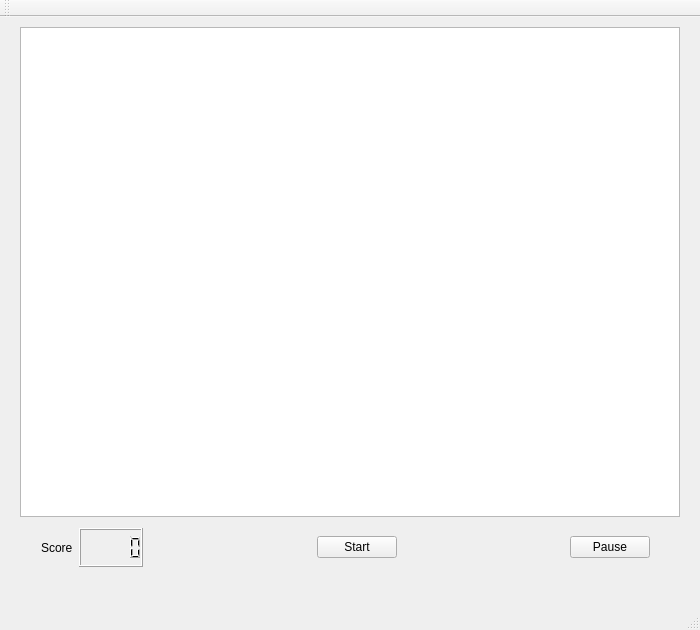
<?xml version="1.0" encoding="UTF-8"?>
<ui version="4.0">
 <class>MainWindow</class>
 <widget class="QMainWindow" name="MainWindow">
  <property name="geometry">
   <rect>
    <x>0</x>
    <y>0</y>
    <width>700</width>
    <height>630</height>
   </rect>
  </property>
  <property name="windowTitle">
   <string>Whack A Mole</string>
  </property>
  <property name="windowIcon">
   <iconset resource="pic.qrc">
    <normaloff>:/backgroud/pic/Icon.png</normaloff>:/backgroud/pic/Icon.png</iconset>
  </property>
  <widget class="QWidget" name="centralWidget">
   <widget class="QGraphicsView" name="graphicsView">
    <property name="geometry">
     <rect>
      <x>20</x>
      <y>10</y>
      <width>660</width>
      <height>490</height>
     </rect>
    </property>
   </widget>
   <widget class="QWidget" name="layoutWidget">
    <property name="geometry">
     <rect>
      <x>30</x>
      <y>500</y>
      <width>631</width>
      <height>61</height>
     </rect>
    </property>
    <layout class="QHBoxLayout" name="horizontalLayout">
     <item>
      <widget class="QLabel" name="label">
       <property name="text">
        <string>Score</string>
       </property>
      </widget>
     </item>
     <item>
      <widget class="QLCDNumber" name="lcdNumber">
       <property name="enabled">
        <bool>true</bool>
       </property>
      </widget>
     </item>
     <item>
      <spacer name="horizontalSpacer_3">
       <property name="orientation">
        <enum>Qt::Horizontal</enum>
       </property>
       <property name="sizeHint" stdset="0">
        <size>
         <width>40</width>
         <height>20</height>
        </size>
       </property>
      </spacer>
     </item>
     <item>
      <widget class="QPushButton" name="startBTN">
       <property name="text">
        <string>Start</string>
       </property>
      </widget>
     </item>
     <item>
      <spacer name="horizontalSpacer">
       <property name="orientation">
        <enum>Qt::Horizontal</enum>
       </property>
       <property name="sizeHint" stdset="0">
        <size>
         <width>40</width>
         <height>20</height>
        </size>
       </property>
      </spacer>
     </item>
     <item>
      <widget class="QPushButton" name="pauseBTN">
       <property name="text">
        <string>Pause</string>
       </property>
      </widget>
     </item>
    </layout>
   </widget>
   <widget class="QLabel" name="welcome_scene">
    <property name="geometry">
     <rect>
      <x>20</x>
      <y>10</y>
      <width>660</width>
      <height>490</height>
     </rect>
    </property>
    <property name="text">
     <string/>
    </property>
    <property name="pixmap">
     <pixmap resource="pic.qrc">:/backgroud/pic/background.png</pixmap>
    </property>
   </widget>
  </widget>
  <widget class="QMenuBar" name="menuBar">
   <property name="geometry">
    <rect>
     <x>0</x>
     <y>0</y>
     <width>700</width>
     <height>21</height>
    </rect>
   </property>
  </widget>
  <widget class="QToolBar" name="mainToolBar">
   <attribute name="toolBarArea">
    <enum>TopToolBarArea</enum>
   </attribute>
   <attribute name="toolBarBreak">
    <bool>false</bool>
   </attribute>
  </widget>
  <widget class="QStatusBar" name="statusBar"/>
 </widget>
 <layoutdefault spacing="6" margin="11"/>
 <resources>
  <include location="pic.qrc"/>
 </resources>
 <connections/>
</ui>
